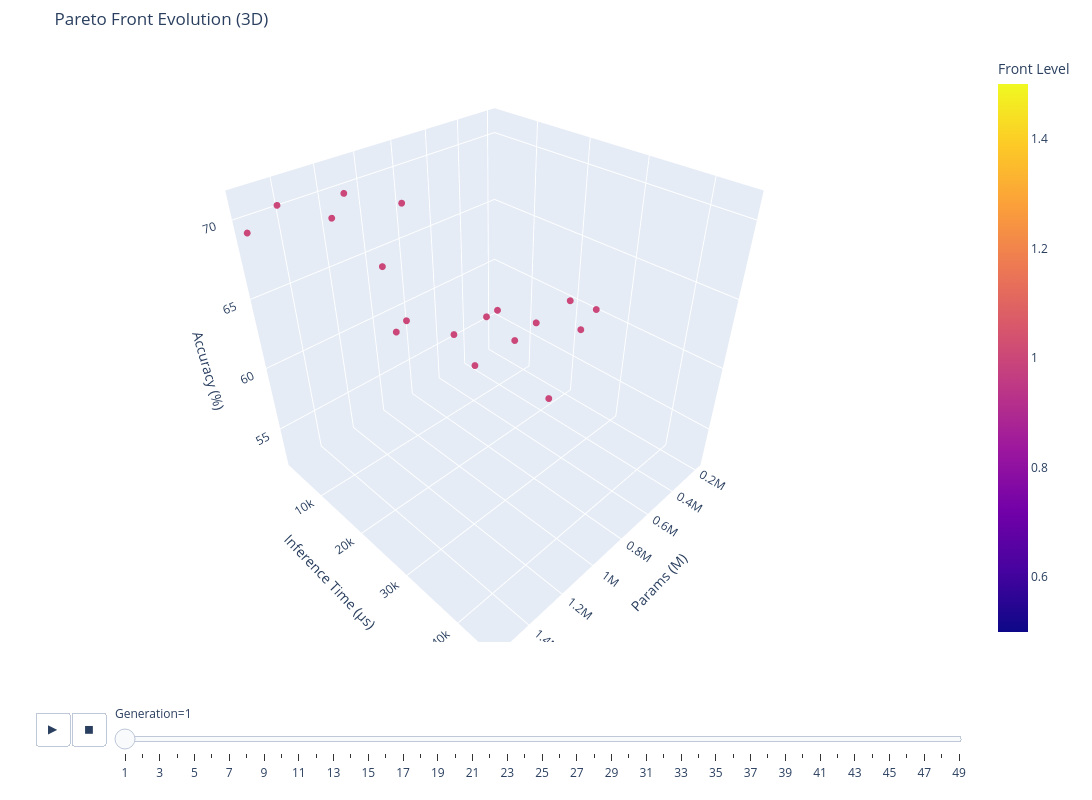

Write notebook code for a chart like this one.
### Code cell
# To show 3D animation:
plot_pareto_evolution(history, dims="3d",
                    x="params", y="inference_time", z="accuracy")

### Figure 1 — Plotly figure (JSON) as saved in the notebook; plotly's stock layout.template omitted (floating-point values rounded to 4 significant figures)
{"data": [{"customdata": [[1, 1], [1, 1], [1, 1], [1, 1], [1, 1], [1, 1], [1, 1], [1, 1], [1, 1], [1, 1], [1, 1], [1, 1], [1, 1], [1, 1], [1, 1], [1, 1], [1, 1], [1, 1], [1, 1], [1, 1]], "hovertemplate": "Params: %{x:.2f} M<br>Inference Time: %{y:.2f} µs<br>Accuracy: %{z:.2f}%<br>Front Level: %{customdata[0]}<br>Generation: %{customdata[1]}<extra></extra>", "legendgroup": "", "marker": {"color": [1, 1, 1, 1, 1, 1, 1, 1, 1, 1, 1, 1, 1, 1, 1, 1, 1, 1, 1, 1], "coloraxis": "coloraxis", "size": 4, "symbol": "circle"}, "mode": "markers", "name": "", "scene": "scene", "showlegend": false, "type": "scatter3d", "x": [334500.0, 852800.0, 1096000.0, 320800.0, 1170000.0, 677300.0, 639400.0, 1024000.0, 397400.0, 804600.0, 1001000.0, 674400.0, 1242000.0, 580900.0, 1548000.0, 193500.0, 1134000.0, 397400.0, 1440000.0, 1096000.0], "y": [19900.0, 14610.0, 9213.0, 22680.0, 5699.0, 15840.0, 16980.0, 7805.0, 29410.0, 29270.0, 9573.0, 12990.0, 5686.0, 18900.0, 1389.0, 22150.0, 16250.0, 29410.0, 3848.0, 9213.0], "z": [52.3, 60.5, 65.9, 61.4, 70.4, 61.0, 61.5, 60.4, 62.5, 64.1, 61.5, 56.3, 69.2, 59.1, 69.1, 58.1, 71.1, 62.5, 70.6, 65.9]}], "layout": {"coloraxis": {"colorbar": {"title": {"text": "Front Level"}}, "colorscale": [[0, "#0d0887"], [0.1111, "#46039f"], [0.2222, "#7201a8"], [0.3333, "#9c179e"], [0.4444, "#bd3786"], [0.5556, "#d8576b"], [0.6667, "#ed7953"], [0.7778, "#fb9f3a"], [0.8889, "#fdca26"], [1, "#f0f921"]]}, "height": 800, "legend": {"tracegroupgap": 0}, "margin": {"b": 20, "l": 20, "r": 20, "t": 50}, "scene": {"domain": {"x": [0, 1], "y": [0, 1]}, "xaxis": {"title": {"text": "Params (M)"}}, "yaxis": {"range": [939.6, 46420.0], "title": {"text": "Inference Time (µs)"}}, "zaxis": {"title": {"text": "Accuracy (%)"}}}, "sliders": [{"active": 0, "currentvalue": {"prefix": "Generation="}, "len": 0.9, "pad": {"b": 10, "t": 60}, "steps": [{"args": [["1"], {"frame": {"duration": 0, "redraw": true}, "fromcurrent": true, "mode": "immediate", "transition": {"duration": 0, "easing": "linear"}}], "label": "1", "method": "animate"}, {"args": [["2"], {"frame": {"duration": 0, "redraw": true}, "fromcurrent": true, "mode": "immediate", "transition": {"duration": 0, "easing": "linear"}}], "label": "2", "method": "animate"}, {"args": [["3"], {"frame": {"duration": 0, "redraw": true}, "fromcurrent": true, "mode": "immediate", "transition": {"duration": 0, "easing": "linear"}}], "label": "3", "method": "animate"}, {"args": [["4"], {"frame": {"duration": 0, "redraw": true}, "fromcurrent": true, "mode": "immediate", "transition": {"duration": 0, "easing": "linear"}}], "label": "4", "method": "animate"}, {"args": [["5"], {"frame": {"duration": 0, "redraw": true}, "fromcurrent": true, "mode": "immediate", "transition": {"duration": 0, "easing": "linear"}}], "label": "5", "method": "animate"}, {"args": [["6"], {"frame": {"duration": 0, "redraw": true}, "fromcurrent": true, "mode": "immediate", "transition": {"duration": 0, "easing": "linear"}}], "label": "6", "method": "animate"}, {"args": [["7"], {"frame": {"duration": 0, "redraw": true}, "fromcurrent": true, "mode": "immediate", "transition": {"duration": 0, "easing": "linear"}}], "label": "7", "method": "animate"}, {"args": [["8"], {"frame": {"duration": 0, "redraw": true}, "fromcurrent": true, "mode": "immediate", "transition": {"duration": 0, "easing": "linear"}}], "label": "8", "method": "animate"}, {"args": [["9"], {"frame": {"duration": 0, "redraw": true}, "fromcurrent": true, "mode": "immediate", "transition": {"duration": 0, "easing": "linear"}}], "label": "9", "method": "animate"}, {"args": [["10"], {"frame": {"duration": 0, "redraw": true}, "fromcurrent": true, "mode": "immediate", "transition": {"duration": 0, "easing": "linear"}}], "label": "10", "method": "animate"}, {"args": [["11"], {"frame": {"duration": 0, "redraw": true}, "fromcurrent": true, "mode": "immediate", "transition": {"duration": 0, "easing": "linear"}}], "label": "11", "method": "animate"}, {"args": [["12"], {"frame": {"duration": 0, "redraw": true}, "fromcurrent": true, "mode": "immediate", "transition": {"duration": 0, "easing": "linear"}}], "label": "12", "method": "animate"}, {"args": [["13"], {"frame": {"duration": 0, "redraw": true}, "fromcurrent": true, "mode": "immediate", "transition": {"duration": 0, "easing": "linear"}}], "label": "13", "method": "animate"}, {"args": [["14"], {"frame": {"duration": 0, "redraw": true}, "fromcurrent": true, "mode": "immediate", "transition": {"duration": 0, "easing": "linear"}}], "label": "14", "method": "animate"}, {"args": [["15"], {"frame": {"duration": 0, "redraw": true}, "fromcurrent": true, "mode": "immediate", "transition": {"duration": 0, "easing": "linear"}}], "label": "15", "method": "animate"}, {"args": [["16"], {"frame": {"duration": 0, "redraw": true}, "fromcurrent": true, "mode": "immediate", "transition": {"duration": 0, "easing": "linear"}}], "label": "16", "method": "animate"}, {"args": [["17"], {"frame": {"duration": 0, "redraw": true}, "fromcurrent": true, "mode": "immediate", "transition": {"duration": 0, "easing": "linear"}}], "label": "17", "method": "animate"}, {"args": [["18"], {"frame": {"duration": 0, "redraw": true}, "fromcurrent": true, "mode": "immediate", "transition": {"duration": 0, "easing": "linear"}}], "label": "18", "method": "animate"}, {"args": [["19"], {"frame": {"duration": 0, "redraw": true}, "fromcurrent": true, "mode": "immediate", "transition": {"duration": 0, "easing": "linear"}}], "label": "19", "method": "animate"}, {"args": [["20"], {"frame": {"duration": 0, "redraw": true}, "fromcurrent": true, "mode": "immediate", "transition": {"duration": 0, "easing": "linear"}}], "label": "20", "method": "animate"}, {"args": [["21"], {"frame": {"duration": 0, "redraw": true}, "fromcurrent": true, "mode": "immediate", "transition": {"duration": 0, "easing": "linear"}}], "label": "21", "method": "animate"}, {"args": [["22"], {"frame": {"duration": 0, "redraw": true}, "fromcurrent": true, "mode": "immediate", "transition": {"duration": 0, "easing": "linear"}}], "label": "22", "method": "animate"}, {"args": [["23"], {"frame": {"duration": 0, "redraw": true}, "fromcurrent": true, "mode": "immediate", "transition": {"duration": 0, "easing": "linear"}}], "label": "23", "method": "animate"}, {"args": [["24"], {"frame": {"duration": 0, "redraw": true}, "fromcurrent": true, "mode": "immediate", "transition": {"duration": 0, "easing": "linear"}}], "label": "24", "method": "animate"}, {"args": [["25"], {"frame": {"duration": 0, "redraw": true}, "fromcurrent": true, "mode": "immediate", "transition": {"duration": 0, "easing": "linear"}}], "label": "25", "method": "animate"}, {"args": [["26"], {"frame": {"duration": 0, "redraw": true}, "fromcurrent": true, "mode": "immediate", "transition": {"duration": 0, "easing": "linear"}}], "label": "26", "method": "animate"}, {"args": [["27"], {"frame": {"duration": 0, "redraw": true}, "fromcurrent": true, "mode": "immediate", "transition": {"duration": 0, "easing": "linear"}}], "label": "27", "method": "animate"}, {"args": [["28"], {"frame": {"duration": 0, "redraw": true}, "fromcurrent": true, "mode": "immediate", "transition": {"duration": 0, "easing": "linear"}}], "label": "28", "method": "animate"}, {"args": [["29"], {"frame": {"duration": 0, "redraw": true}, "fromcurrent": true, "mode": "immediate", "transition": {"duration": 0, "easing": "linear"}}], "label": "29", "method": "animate"}, {"args": [["30"], {"frame": {"duration": 0, "redraw": true}, "fromcurrent": true, "mode": "immediate", "transition": {"duration": 0, "easing": "linear"}}], "label": "30", "method": "animate"}, {"args": [["31"], {"frame": {"duration": 0, "redraw": true}, "fromcurrent": true, "mode": "immediate", "transition": {"duration": 0, "easing": "linear"}}], "label": "31", "method": "animate"}, {"args": [["32"], {"frame": {"duration": 0, "redraw": true}, "fromcurrent": true, "mode": "immediate", "transition": {"duration": 0, "easing": "linear"}}], "label": "32", "method": "animate"}, {"args": [["33"], {"frame": {"duration": 0, "redraw": true}, "fromcurrent": true, "mode": "immediate", "transition": {"duration": 0, "easing": "linear"}}], "label": "33", "method": "animate"}, {"args": [["34"], {"frame": {"duration": 0, "redraw": true}, "fromcurrent": true, "mode": "immediate", "transition": {"duration": 0, "easing": "linear"}}], "label": "34", "method": "animate"}, {"args": [["35"], {"frame": {"duration": 0, "redraw": true}, "fromcurrent": true, "mode": "immediate", "transition": {"duration": 0, "easing": "linear"}}], "label": "35", "method": "animate"}, {"args": [["36"], {"frame": {"duration": 0, "redraw": true}, "fromcurrent": true, "mode": "immediate", "transition": {"duration": 0, "easing": "linear"}}], "label": "36", "method": "animate"}, {"args": [["37"], {"frame": {"duration": 0, "redraw": true}, "fromcurrent": true, "mode": "immediate", "transition": {"duration": 0, "easing": "linear"}}], "label": "37", "method": "animate"}, {"args": [["38"], {"frame": {"duration": 0, "redraw": true}, "fromcurrent": true, "mode": "immediate", "transition": {"duration": 0, "easing": "linear"}}], "label": "38", "method": "animate"}, {"args": [["39"], {"frame": {"duration": 0, "redraw": true}, "fromcurrent": true, "mode": "immediate", "transition": {"duration": 0, "easing": "linear"}}], "label": "39", "method": "animate"}, {"args": [["40"], {"frame": {"duration": 0, "redraw": true}, "fromcurrent": true, "mode": "immediate", "transition": {"duration": 0, "easing": "linear"}}], "label": "40", "method": "animate"}, {"args": [["41"], {"frame": {"duration": 0, "redraw": true}, "fromcurrent": true, "mode": "immediate", "transition": {"duration": 0, "easing": "linear"}}], "label": "41", "method": "animate"}, {"args": [["42"], {"frame": {"duration": 0, "redraw": true}, "fromcurrent": true, "mode": "immediate", "transition": {"duration": 0, "easing": "linear"}}], "label": "42", "method": "animate"}, {"args": [["43"], {"frame": {"duration": 0, "redraw": true}, "fromcurrent": true, "mode": "immediate", "transition": {"duration": 0, "easing": "linear"}}], "label": "43", "method": "animate"}, {"args": [["44"], {"frame": {"duration": 0, "redraw": true}, "fromcurrent": true, "mode": "immediate", "transition": {"duration": 0, "easing": "linear"}}], "label": "44", "method": "animate"}, {"args": [["45"], {"frame": {"duration": 0, "redraw": true}, "fromcurrent": true, "mode": "immediate", "transition": {"duration": 0, "easing": "linear"}}], "label": "45", "method": "animate"}, {"args": [["46"], {"frame": {"duration": 0, "redraw": true}, "fromcurrent": true, "mode": "immediate", "transition": {"duration": 0, "easing": "linear"}}], "label": "46", "method": "animate"}, {"args": [["47"], {"frame": {"duration": 0, "redraw": true}, "fromcurrent": true, "mode": "immediate", "transition": {"duration": 0, "easing": "linear"}}], "label": "47", "method": "animate"}, {"args": [["48"], {"frame": {"duration": 0, "redraw": true}, "fromcurrent": true, "mode": "immediate", "transition": {"duration": 0, "easing": "linear"}}], "label": "48", "method": "animate"}, {"args": [["49"], {"frame": {"duration": 0, "redraw": true}, "fromcurrent": true, "mode": "immediate", "transition": {"duration": 0, "easing": "linear"}}], "label": "49", "method": "animate"}], "x": 0.1, "xanchor": "left", "y": 0, "yanchor": "top"}], "title": {"text": "Pareto Front Evolution (3D)"}, "updatemenus": [{"buttons": [{"args": [null, {"frame": {"duration": 500, "redraw": true}, "fromcurrent": true, "mode": "immediate", "transition": {"duration": 500, "easing": "linear"}}], "label": "&#9654;", "method": "animate"}, {"args": [[null], {"frame": {"duration": 0, "redraw": true}, "fromcurrent": true, "mode": "immediate", "transition": {"duration": 0, "easing": "linear"}}], "label": "&#9724;", "method": "animate"}], "direction": "left", "pad": {"r": 10, "t": 70}, "showactive": false, "type": "buttons", "x": 0.1, "xanchor": "right", "y": 0, "yanchor": "top"}], "width": 1200}}
